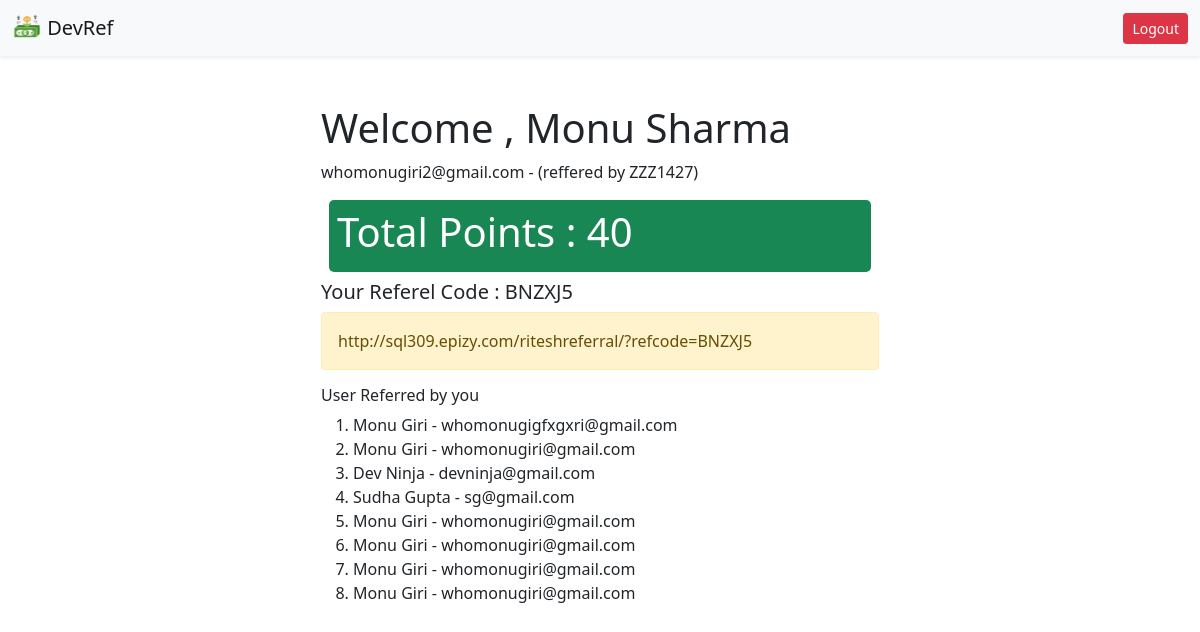
Page /?login (signed in) on the committed database.
### tables this page shows
CREATE TABLE `users` (
  `id` int(11) NOT NULL,
  `full_name` varchar(255) NOT NULL,
  `email_id` varchar(255) NOT NULL,
  `password` text NOT NULL,
  `ref_code` varchar(255) NOT NULL,
  `user_code` varchar(200) NOT NULL
);

### includes/functions.php (called while the page is built, shortened)
<?php
    function getRefList($data){
        $db=$GLOBALS['db'];
$ref_code=$data['ref_code'];
        $query="SELECT * FROM users WHERE ref_code='$ref_code'";
        $runQuery=mysqli_query($db,$query);
        $user = mysqli_fetch_all($runQuery,MYSQLI_ASSOC) ?? array();
        return $user;
    }

### includes/home.php (the view)
<?php require('includes/functions.php');
$data['ref_code']=$user['user_code'];
$reflist = getRefList($data);
?>
<div class="col-6 m-auto mt-5">
   <h1>Welcome , <?=$user['full_name']?></h1>
   <p><?=$user['email_id']?> - (reffered by <?=$user['ref_code']?>)</p>
   <div class="bg-success p-2 text-white m-2" role="alert" style="border-radius:5px;">
   <h1>Total Points : <?=count($reflist)*5?></h1>
</div>
<h5>Your Referel Code : <?=$user['user_code']?> </h5>
   <div class="alert alert-warning" role="alert">
   http://sql309.epizy.com/riteshreferral/?refcode=<?=$user['user_code']?>
</div>
<h6>User Referred by you</h5>
<ol>
<?php
foreach($reflist as $u){
?>
<li><?=$u['full_name']?> - <?=$u['email_id']?></li>
<?php
}
?>
</ol>
</div>

### index.php (shortened to what this page needs)
<?php
if(isset($_SESSION['userdata'])){
    $user = $_SESSION['userdata'][0];
}
?>
<!DOCTYPE html>
<html lang="en">
<head>
    <link href="https://cdn.jsdelivr.net/npm/bootstrap@5.0.2/dist/css/bootstrap.min.css" rel="stylesheet">
</head>
<body>
<nav class="navbar navbar-light bg-light shadow-sm">
  <div class="container-fluid">
    <a class="navbar-brand" href="#">
      <img src="images/icon.png" alt="" width="30" height="24" class="d-inline-block align-text-top">
      DevRef
    </a>
    <div>
     <?php
     if(isset($_SESSION['userdata'])){
         ?>
    <a href="includes/process.php?logout" class="btn btn-sm btn-danger">Logout</a>
         <?php
     }else{
         ?>
<a href="?login" class="btn btn-sm btn-primary">Login</a>
    <a href="?signup" class="btn btn-sm btn-primary">Signup</a>
         <?php
     }
     ?>
</div>
  </div>
</nav>
<div class="container">
<?php
if(isset($_GET['signup']) || isset($_GET['refcode'])&& !isset($_SESSION['userdata'])){
    include('includes/register.php');
}else if(isset($_GET['login']) && !isset($_SESSION['userdata'])){
    include('includes/login.php');
}else if(isset($_SESSION['userdata'])){
    include('includes/home.php');
}else{
    include('includes/login.php');
}
?>
</div>
</body>
</html>

### rows in the picture
users: full_name "Monu Giri", email "whomonugigfxgxri@gmail.com"
users: full_name "Monu Giri", email "whomonugiri@gmail.com"
users: full_name "Dev Ninja", email "devninja@gmail.com"
users: full_name "Sudha Gupta", email "sg@gmail.com"
users: full_name "Monu Giri", email "whomonugiri@gmail.com"
users: full_name "Monu Giri", email "whomonugiri@gmail.com"
users: full_name "Monu Giri", email "whomonugiri@gmail.com"
users: full_name "Monu Giri", email "whomonugiri@gmail.com"

### other values in the picture
$user['full_name'] "Monu Sharma"
$user['email_id'] "whomonugiri2@gmail.com"
$user['ref_code'] "ZZZ1427"
count($reflist)*5 "40"
$user['user_code'] "BNZXJ5"
